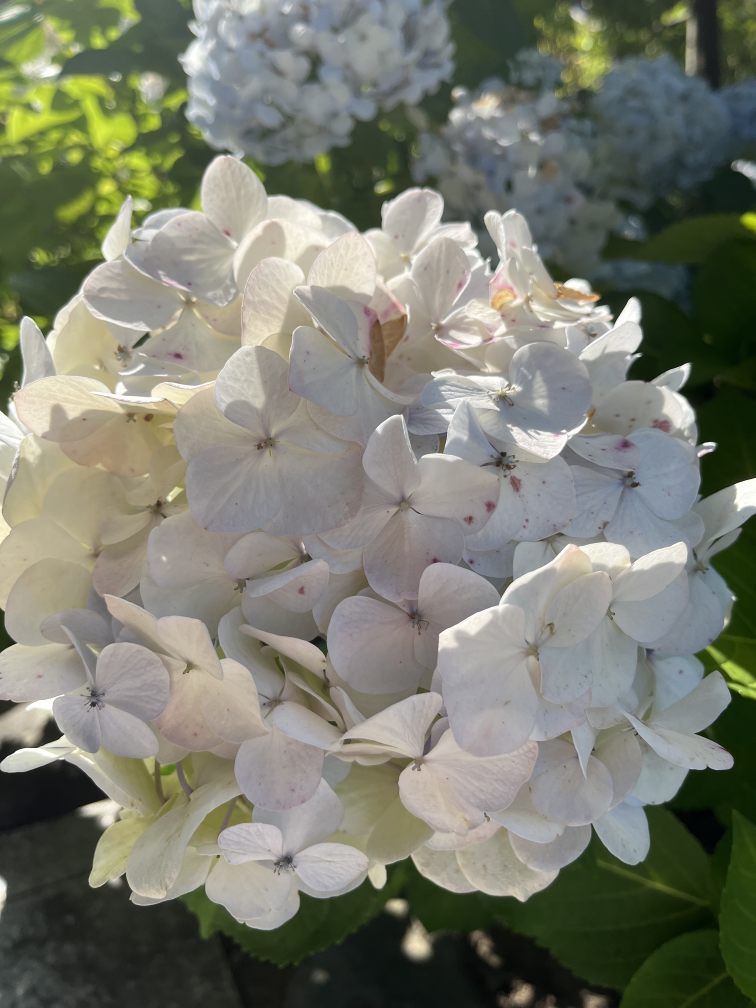
#> input picture dataset_test/dataset_normal/ajisai/IMG_4960.jpeg, 3024 x 4032 px (shown at 1/4 size)
$ python -i kensyou_learning_s.py   (imports and definitions only)
#> lines starting #> are read from the running program, lines starting #| are printed output that depends on the picture
import cv2
import numpy as np
import os
import sys
import joblib
from skimage import feature
from sklearn.model_selection import train_test_split
from sklearn.svm import SVC, OneClassSVM
from sklearn.metrics import accuracy_score, classification_report
import glob

# ===== 設定 =====
TARGET_LABEL = "rose"   # バラのフォルダ名（例: "rose" / "バラ" などに変更してください）
DATASET_NAME = "dataset_normal"
MODEL_NAME   = "plant_species_model.pkl"

# --- 特徴量抽出関数（元コードを流用） ---
def get_color_features(image, resize_dim=(256, 256)):
    image_resized = cv2.resize(image, resize_dim)
    hsv_image = cv2.cvtColor(image_resized, cv2.COLOR_BGR2HSV)
    hist = cv2.calcHist([hsv_image], [0, 1], None, [30, 32], [0, 180, 0, 256])
    cv2.normalize(hist, hist, 0, 1, cv2.NORM_MINMAX)
    return hist.flatten()

def get_hog_features(image, resize_dim=(128, 128)):
    gray_image = cv2.cvtColor(image, cv2.COLOR_BGR2GRAY)
    resized_image = cv2.resize(gray_image, resize_dim)
    win_size = resize_dim
    block_size = (16, 16)
    block_stride = (8, 8)
    cell_size = (8, 8)
    nbins = 9
    hog = cv2.HOGDescriptor(win_size, block_size, block_stride, cell_size, nbins)
    hog_features = hog.compute(resized_image)
    if hog_features is None:
        return np.zeros(hog.getDescriptorSize())
    return hog_features.flatten()

def get_lbp_features(image, resize_dim=(256, 256), P=24, R=3):
    gray_image = cv2.cvtColor(image, cv2.COLOR_BGR2GRAY)
    resized_image = cv2.resize(gray_image, resize_dim)
    lbp = feature.local_binary_pattern(resized_image, P, R, method="uniform")
    (hist, _) = np.histogram(lbp.ravel(), bins=np.arange(0, P + 3), range=(0, P + 2))
    hist = hist.astype("float")
    hist /= (hist.sum() + 1e-6)
    return hist

def extract_combined_features(image):
    color_feats = get_color_features(image)
    hog_feats = get_hog_features(image)
    lbp_feats = get_lbp_features(image)
    combined = np.concatenate([color_feats, hog_feats, lbp_feats])
    return combined

def load_images_from_folder(folder_path):
    image_paths = glob.glob(os.path.join(folder_path, '*.*'))
    image_paths = [p for p in image_paths if p.lower().endswith(('.png', '.jpg', '.jpeg'))]
    images = []
    for image_path in image_paths:
        try:
            n = np.fromfile(image_path, np.uint8)
            img = cv2.imdecode(n, cv2.IMREAD_COLOR)
            if img is None: raise IOError("imdecode failed")
            images.append(img)
        except Exception as e:
            print(f"警告: 読み込み失敗 - {os.path.basename(image_path)}: {e}")
    return images

# [100 lines not run here, left out]

>>> import cv2
>>> picture = cv2.imread('../dataset_test/dataset_normal/ajisai/IMG_4960.jpeg')
#> picture is the input picture: shape (4032, 3024, 3); mean B, G, R 110.1, 123.7, 121.2
>>> result = extract_combined_features(picture)
#> in get_color_features, `image_resized = cv2.resize(image, resize_dim)`:
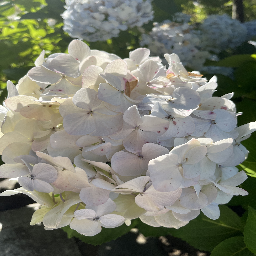
#> image_resized: shape (256, 256, 3); mean B, G, R 110, 123.6, 121.1
#> in get_color_features, `hsv_image = cv2.cvtColor(image_resized, cv2.COLOR_BGR2HSV)`: hsv_image: shape (256, 256, 3); mean H, S, V 54, 55.5, 127.7
#> in get_color_features, `hist = cv2.calcHist([hsv_image], [0, 1], None, [30, 32], [0, 180, 0, 2..`:
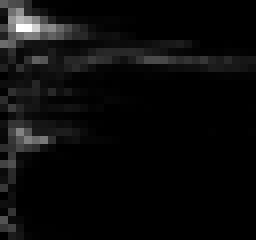
#> hist: shape (30, 32) float32 (shown 8 times larger); min 0, max 1557, mean 68.3; drawn with min black and max white
#> in extract_combined_features, `color_feats = get_color_features(image)`: color_feats = 960 values, max 1 at index 98, min 0 at index 10, mean 0.0438
#> in get_hog_features, `gray_image = cv2.cvtColor(image, cv2.COLOR_BGR2GRAY)`:
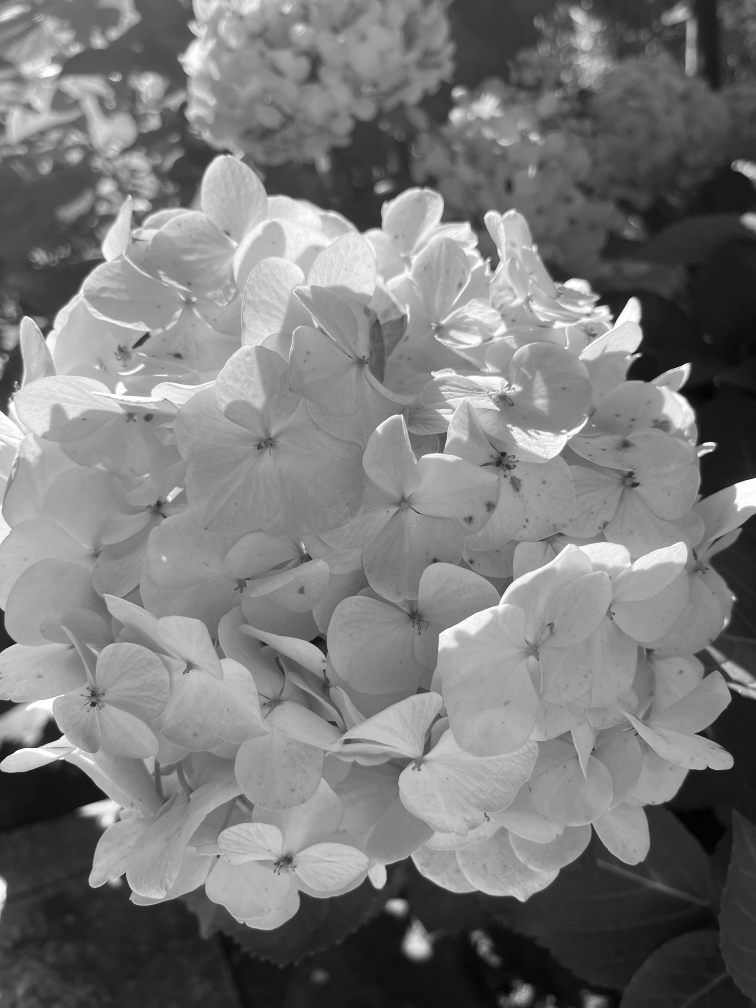
#> gray_image: shape (4032, 3024) (shown at 1/4 size); min 0, max 255, mean 121.4
#> in get_hog_features, `resized_image = cv2.resize(gray_image, resize_dim)`:
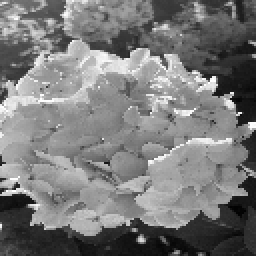
#> resized_image: shape (128, 128) (shown 2 times larger); min 2, max 255, mean 121.3
#> in get_hog_features, `hog_features = hog.compute(resized_image)`: hog_features = 8100 values, max 0.371 at index 1588, min 0.00323 at index 413, mean 0.151
#> in extract_combined_features, `hog_feats = get_hog_features(image)`: hog_feats has the same summary as hog_features in get_hog_features
#> in get_lbp_features, `resized_image = cv2.resize(gray_image, resize_dim)`:
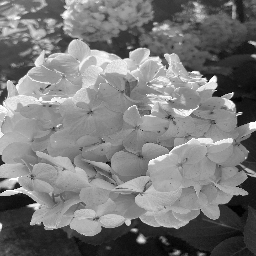
#> resized_image: shape (256, 256); min 1, max 255, mean 121.3
#> in get_lbp_features, `lbp = feature.local_binary_pattern(resized_image, P, R, method="unifor..`:
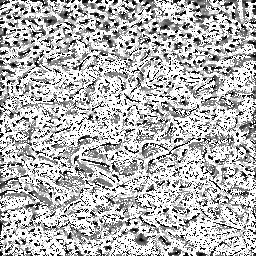
#> lbp: shape (256, 256) float64; min 0, max 25, mean 17.8; drawn with min black and max white
#> in get_lbp_features, `(hist, _) = np.histogram(lbp.ravel(), bins=np.arange(0, P + 3), range=..`: hist = 26 values, max 29632 at index 25, min 880 at index 6, mean 2520.6
#> in get_lbp_features, `hist /= (hist.sum() + 1e-6)`: hist = 26 values, max 0.452 at index 25, min 0.0134 at index 6, mean 0.0385
#> in extract_combined_features, `lbp_feats = get_lbp_features(image)`: lbp_feats has the same summary as hist in get_lbp_features
#> in extract_combined_features, `combined = np.concatenate([color_feats, hog_feats, lbp_feats])`: combined = 9086 values, max 1 at index 98, min 0 at index 10, mean 0.139
#> result has the same summary as combined in extract_combined_features

$ run again, on dataset_test/dataset_normal/hanasyoubu/IMG_5026.jpeg
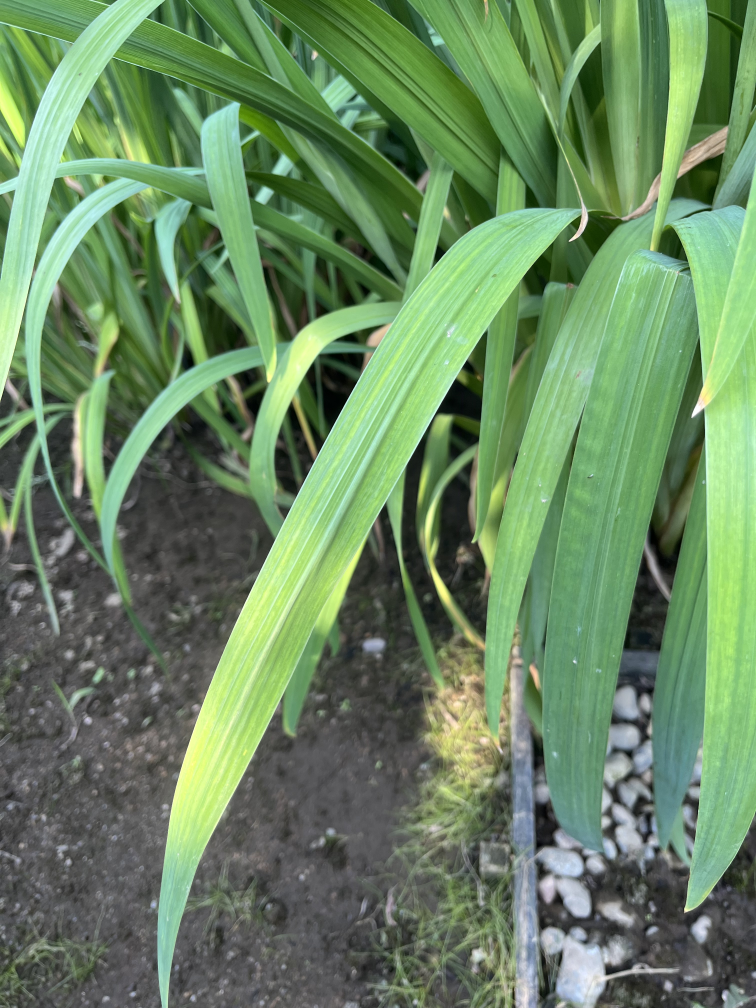
#> input picture dataset_test/dataset_normal/hanasyoubu/IMG_5026.jpeg, 3024 x 4032 px (shown at 1/4 size)
#> picture is the input picture: shape (4032, 3024, 3); mean B, G, R 97.7, 135.2, 105.4
#> hsv_image: shape (256, 256, 3); mean H, S, V 57.6, 73.8, 135.9
#> color_feats = 960 values, max 1 at index 0, min 0 at index 3, mean 0.0274
#> in get_hog_features, `resized_image = cv2.resize(gray_image, resize_dim)`:
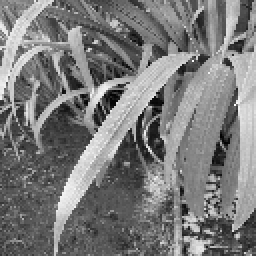
#> resized_image: shape (128, 128) (shown 2 times larger); min 1, max 253, mean 122
#> hog_features = 8100 values, max 0.373 at index 1602, min 0.00133 at index 7061, mean 0.149
#> hog_feats has the same summary as hog_features in get_hog_features
#> in get_lbp_features, `lbp = feature.local_binary_pattern(resized_image, P, R, method="unifor..`:
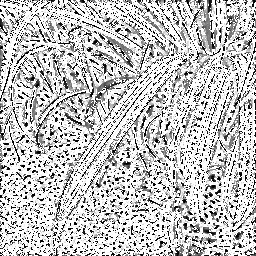
#> lbp: shape (256, 256) float64; min 0, max 25, mean 18.9; drawn with min black and max white
#> in get_lbp_features, `(hist, _) = np.histogram(lbp.ravel(), bins=np.arange(0, P + 3), range=..`: hist = 26 values, max 34732 at index 25, min 464 at index 7, mean 2520.6
#> in get_lbp_features, `hist /= (hist.sum() + 1e-6)`: hist = 26 values, max 0.53 at index 25, min 0.00708 at index 7, mean 0.0385
#> lbp_feats has the same summary as hist in get_lbp_features
#> combined = 9086 values, max 1 at index 0, min 0 at index 3, mean 0.135
#> result has the same summary as combined in extract_combined_features

$ run again, on dataset_test/dataset_normal/hanasyoubu/IMG_5029.jpeg
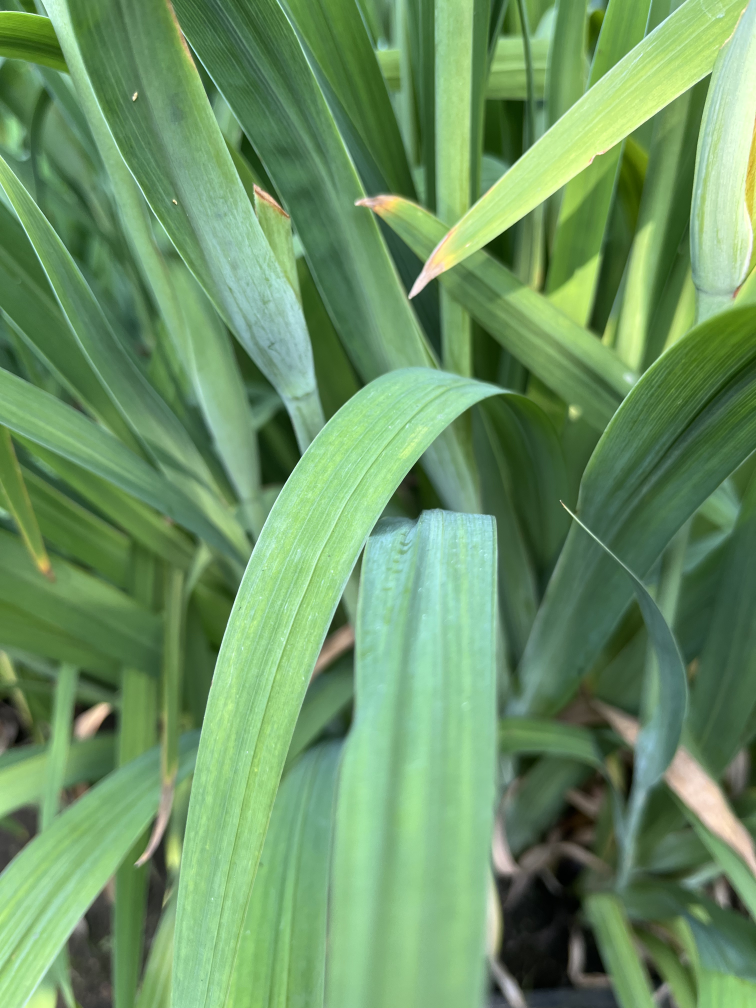
#> input picture dataset_test/dataset_normal/hanasyoubu/IMG_5029.jpeg, 3024 x 4032 px (shown at 1/4 size)
#> picture is the input picture: shape (4032, 3024, 3); mean B, G, R 100, 148.1, 108
#> hsv_image: shape (256, 256, 3); mean H, S, V 56.3, 94.8, 148.3
#> color_feats = 960 values, max 1 at index 298, min 0 at index 4, mean 0.0181
#> in get_hog_features, `resized_image = cv2.resize(gray_image, resize_dim)`:
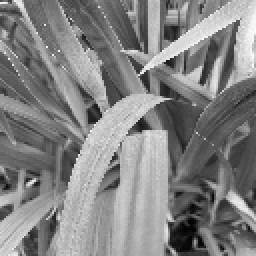
#> resized_image: shape (128, 128) (shown 2 times larger); min 2, max 251, mean 130.4
#> hog_features = 8100 values, max 0.433 at index 5202, min 0 at index 7160, mean 0.137
#> hog_feats has the same summary as hog_features in get_hog_features
#> in get_lbp_features, `lbp = feature.local_binary_pattern(resized_image, P, R, method="unifor..`:
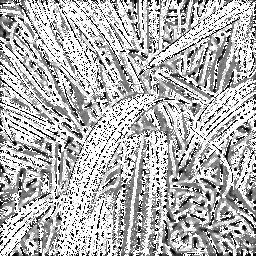
#> lbp: shape (256, 256) float64; min 0, max 25, mean 17.6; drawn with min black and max white
#> in get_lbp_features, `(hist, _) = np.histogram(lbp.ravel(), bins=np.arange(0, P + 3), range=..`: hist = 26 values, max 28220 at index 25, min 631 at index 6, mean 2520.6
#> in get_lbp_features, `hist /= (hist.sum() + 1e-6)`: hist = 26 values, max 0.431 at index 25, min 0.00963 at index 6, mean 0.0385
#> lbp_feats has the same summary as hist in get_lbp_features
#> combined = 9086 values, max 1 at index 298, min 0 at index 4, mean 0.124
#> result has the same summary as combined in extract_combined_features

$ run again, on dataset_test/dataset_normal/teikazura/IMG_5084.jpeg
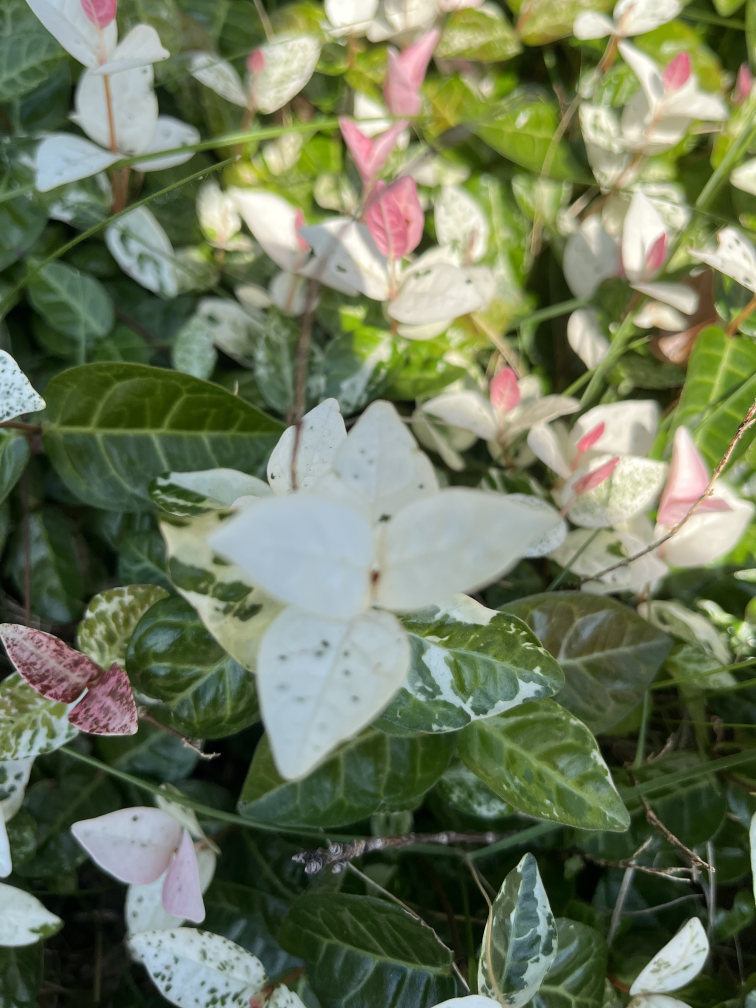
#> input picture dataset_test/dataset_normal/teikazura/IMG_5084.jpeg, 3024 x 4032 px (shown at 1/4 size)
#> picture is the input picture: shape (4032, 3024, 3); mean B, G, R 91.1, 119.3, 109.1
#> hsv_image: shape (256, 256, 3); mean H, S, V 52.8, 95.5, 122.7
#> color_feats = 960 values, max 1 at index 516, min 0 at index 20, mean 0.0577
#> in get_hog_features, `resized_image = cv2.resize(gray_image, resize_dim)`:
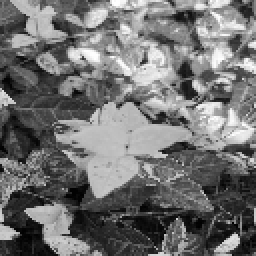
#> resized_image: shape (128, 128) (shown 2 times larger); min 1, max 254, mean 112.9
#> hog_features = 8100 values, max 0.357 at index 4151, min 0.00805 at index 5696, mean 0.152
#> hog_feats has the same summary as hog_features in get_hog_features
#> in get_lbp_features, `lbp = feature.local_binary_pattern(resized_image, P, R, method="unifor..`:
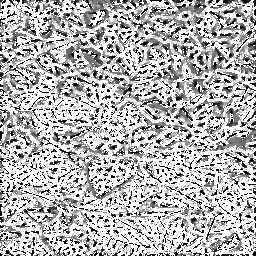
#> lbp: shape (256, 256) float64; min 0, max 25, mean 17.6; drawn with min black and max white
#> in get_lbp_features, `(hist, _) = np.histogram(lbp.ravel(), bins=np.arange(0, P + 3), range=..`: hist = 26 values, max 28232 at index 25, min 823 at index 6, mean 2520.6
#> in get_lbp_features, `hist /= (hist.sum() + 1e-6)`: hist = 26 values, max 0.431 at index 25, min 0.0126 at index 6, mean 0.0385
#> lbp_feats has the same summary as hist in get_lbp_features
#> combined = 9086 values, max 1 at index 516, min 0 at index 20, mean 0.142
#> result has the same summary as combined in extract_combined_features
